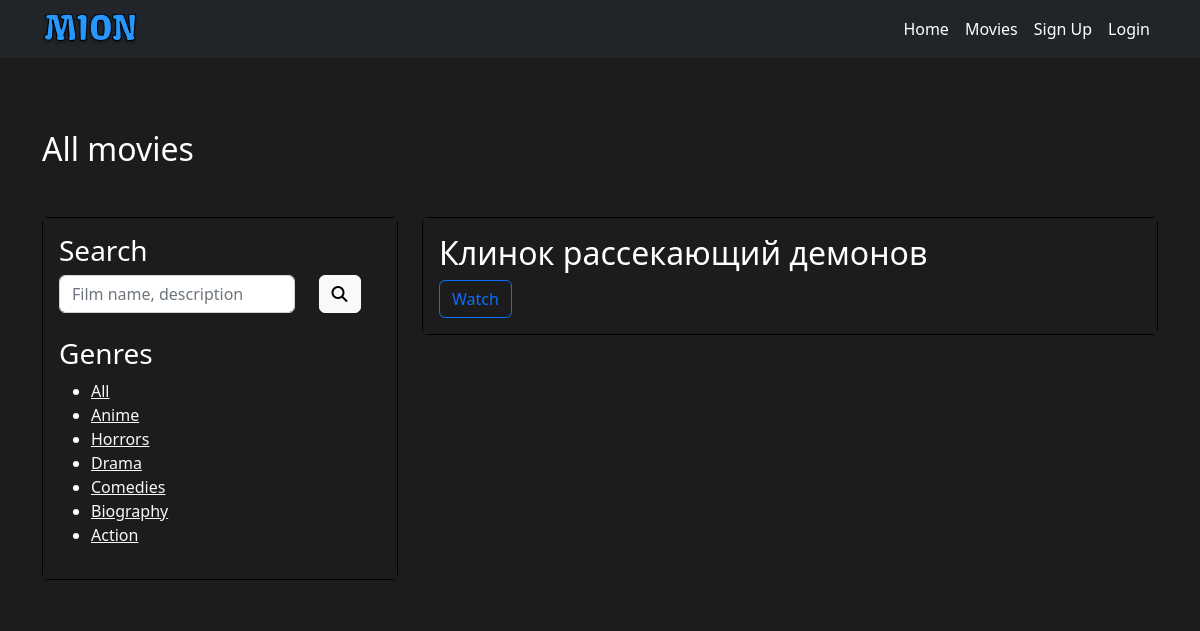
Page /movies/all/filter/anime/ on the committed database.
### mionApp/models.py (models this page shows, shortened)
class Genre(models.Model):
    genreName = models.CharField("Genre name", max_length=255)
    slug = models.SlugField(unique=True, blank=True, editable=False)

class Movie(models.Model):
    movieName = models.CharField("Movie name", max_length=255)
    genre = models.ForeignKey(Genre, on_delete=models.CASCADE, verbose_name="Genre")
    producer = models.CharField("Producer", max_length=255)
    cover = models.CharField("Link to cover", max_length=500)
    poster = models.CharField("Link to poster", max_length=500)
    year = models.IntegerField("Year")
    rating = models.FloatField("Rating")
    movieLink = models.CharField("Youtube movie link", max_length=500)
    description = models.TextField("Description")
    isTopTen = models.BooleanField("Is top ten", default=False)
    isRecommended = models.BooleanField("Is recommended", default=False, blank=True, null=True)

### mionApp/views.py (the view)
# urls.py: path('movies/all/', views.allMovies, name='allMovies'),
def allMovies(request, slug=None):
    genre = None
    genres = Genre.objects.all()
    searchData = request.GET.get('search')
    if searchData:
        movies = Movie.objects.filter(Q(movieName__icontains=searchData) | Q(description__icontains=searchData))
    else:
        movies = Movie.objects.all()
    if slug:
        genre = get_object_or_404(Genre, slug=slug)
        movies = movies.filter(genre=genre)
    return render(request, "user/all-movies.html", {
        'movies': movies,
        'genres': genres,
        'genre': genre
    })

### mionApp/templates/user/all-movies.html (shortened to what this page needs)
{% extends '../base.html' %}
{% block content %}
<main class="main"><div style=" padding: 24px 24px; background:  #1C1C1C; background-size: cover; background-attachment: fixed; background-position: center;">
    <div class="top-ten">
        <div class="container" style="color: rgb(255, 255, 255);">
            <h2 class="mt-5 mb-5" style="color: rgb(255, 255, 255);">All movies</h2>
            <div class="row">
                <div class="col-md-4">
                    <div class="card" style="background:  #000000">
                        <div class="card-body" style="background: #1C1C1C;">
                            <h3>Search</h3>
                            <form class="mb-4" action="{% url 'allMovies' %}">
                                <div class="row">
                                    <div class="col-9">
                                        <input type="search" name="search" class="form-control" placeholder="Film name, description">
                                    </div>
                                    <div class="col-3">
                                        <button type="submit" class="btn btn-light"><i class="fa-solid fa-magnifying-glass"></i></button>
                                    </div>
                                </div>
                            </form>
                            <h3>Genres</h3>
                            <ul>
                                <li><a href="{% url 'allMovies' %}" class="text-light">All</a></li>
                                {% for genre in genres %}
                                <li><a href="{% url 'filterMovies' slug=genre.slug %}" class="text-light">{{ genre.genreName }}</a></li>
                                {% endfor %}
                            </ul>
                        </div>
                    </div>
                </div>
                <div class="col-md-8">
                    {% for movie in movies %}
                    <div class="card mb-4" style="background:  #000000">
                        <div class="card-body" style="background: #1C1C1C; ">
                            <h2>{{ movie.movieName }}</h2>
                            <a href="{% url 'movieDetail' pk=movie.pk %}" class="btn btn-outline-primary">Watch</a>
                        </div>
                    </div>
                    {% endfor %}
                </div>
            </div>
        </div>
    </div>
    </div></main>
{% endblock %}

### mionApp/static/css/style.css (style rules this page uses)
.top-ten { bgcolor: 000000; }
.main { min-height: 100vh; background-color: #1C1C1C; }
html { background-color: #1C1C1C; }

### rows in the picture
Genre: genreName "Anime"
Genre: genreName "Horrors"
Genre: genreName "Drama"
Genre: genreName "Comedies"
Genre: genreName "Biography"
Genre: genreName "Action"
Movie: movieName "Клинок рассекающий демонов"
